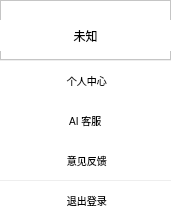
<?xml version="1.0" encoding="UTF-8"?>
<ui version="4.0">
 <class>personForm</class>
 <widget class="QWidget" name="personForm">
  <property name="geometry">
   <rect>
    <x>0</x>
    <y>0</y>
    <width>171</width>
    <height>221</height>
   </rect>
  </property>
  <property name="windowTitle">
   <string>Form</string>
  </property>
  <property name="styleSheet">
   <string notr="true">background-color: white;

</string>
  </property>
  <widget class="QPushButton" name="pushButton_userform_userinfo">
   <property name="geometry">
    <rect>
     <x>0</x>
     <y>60</y>
     <width>171</width>
     <height>41</height>
    </rect>
   </property>
   <property name="styleSheet">
    <string notr="true">QPushButton:hover
{
	border:0px;
	background:rgb(246,246,247);

}
QPushButton{
	background-color: rgb(255, 255, 255);
	font:10px;
	border: 0px;
}</string>
   </property>
   <property name="text">
    <string> 个人中心</string>
   </property>
   <property name="icon">
    <iconset resource="user_info.qrc">
     <normaloff>:/img/img/用户设置.png</normaloff>:/img/img/用户设置.png</iconset>
   </property>
   <property name="iconSize">
    <size>
     <width>14</width>
     <height>14</height>
    </size>
   </property>
  </widget>
  <widget class="QPushButton" name="pushButton_userform_AIFirstAid">
   <property name="geometry">
    <rect>
     <x>0</x>
     <y>100</y>
     <width>171</width>
     <height>41</height>
    </rect>
   </property>
   <property name="styleSheet">
    <string notr="true">QPushButton:hover
{
	border:0px;
	background:rgb(246,246,247);

}
QPushButton{
	background-color: rgb(255, 255, 255);
	font:10px;
	border: 0px;
}</string>
   </property>
   <property name="text">
    <string> AI 客服 </string>
   </property>
   <property name="icon">
    <iconset resource="user_info.qrc">
     <normaloff>:/img/img/客服.png</normaloff>:/img/img/客服.png</iconset>
   </property>
   <property name="iconSize">
    <size>
     <width>14</width>
     <height>14</height>
    </size>
   </property>
  </widget>
  <widget class="QPushButton" name="pushButton_userform_Feedback">
   <property name="geometry">
    <rect>
     <x>0</x>
     <y>140</y>
     <width>171</width>
     <height>41</height>
    </rect>
   </property>
   <property name="styleSheet">
    <string notr="true">QPushButton:hover
{
	border:0px;
	background:rgb(246,246,247);

}
QPushButton{
	background-color: rgb(255, 255, 255);
	font:10px;
	border: 0px;
}</string>
   </property>
   <property name="text">
    <string> 意见反馈</string>
   </property>
   <property name="icon">
    <iconset resource="user_info.qrc">
     <normaloff>:/img/img/编辑3.png</normaloff>:/img/img/编辑3.png</iconset>
   </property>
   <property name="iconSize">
    <size>
     <width>14</width>
     <height>14</height>
    </size>
   </property>
  </widget>
  <widget class="QPushButton" name="pushButton_userform_logout">
   <property name="geometry">
    <rect>
     <x>0</x>
     <y>180</y>
     <width>171</width>
     <height>41</height>
    </rect>
   </property>
   <property name="styleSheet">
    <string notr="true">QPushButton:hover
{
	border:0px;
	background:rgb(246,246,247);

}
QPushButton{
	background-color: rgb(255, 255, 255);
	font:10px;
	border: 0px;
}</string>
   </property>
   <property name="text">
    <string> 退出登录</string>
   </property>
   <property name="icon">
    <iconset resource="user_info.qrc">
     <normaloff>:/img/img/退出3.png</normaloff>:/img/img/退出3.png</iconset>
   </property>
   <property name="iconSize">
    <size>
     <width>14</width>
     <height>14</height>
    </size>
   </property>
  </widget>
  <widget class="QLabel" name="label_line1">
   <property name="geometry">
    <rect>
     <x>0</x>
     <y>60</y>
     <width>221</width>
     <height>1</height>
    </rect>
   </property>
   <property name="styleSheet">
    <string notr="true">

QLabel#label_line1
{
	border:1px solid rgb(238,238,238); 
	border-color: rgb(238, 238, 238);
}</string>
   </property>
   <property name="text">
    <string/>
   </property>
  </widget>
  <widget class="QLabel" name="label_line1_2">
   <property name="geometry">
    <rect>
     <x>0</x>
     <y>180</y>
     <width>221</width>
     <height>1</height>
    </rect>
   </property>
   <property name="styleSheet">
    <string notr="true">QLabel
{
	border:1px solid rgb(238,238,238); 
	border-color: rgb(238, 238, 238);
}</string>
   </property>
   <property name="text">
    <string/>
   </property>
  </widget>
  <widget class="QFrame" name="frame">
   <property name="geometry">
    <rect>
     <x>0</x>
     <y>0</y>
     <width>171</width>
     <height>60</height>
    </rect>
   </property>
   <property name="styleSheet">
    <string notr="true">background-color: white;
</string>
   </property>
   <property name="frameShape">
    <enum>QFrame::StyledPanel</enum>
   </property>
   <property name="frameShadow">
    <enum>QFrame::Raised</enum>
   </property>
   <widget class="QLabel" name="label_userform_name">
    <property name="geometry">
     <rect>
      <x>0</x>
      <y>20</y>
      <width>171</width>
      <height>31</height>
     </rect>
    </property>
    <property name="styleSheet">
     <string notr="true">font-size:12px</string>
    </property>
    <property name="text">
     <string>未知</string>
    </property>
    <property name="alignment">
     <set>Qt::AlignCenter</set>
    </property>
   </widget>
  </widget>
 </widget>
 <resources>
  <include location="user_info.qrc"/>
 </resources>
 <connections/>
</ui>
